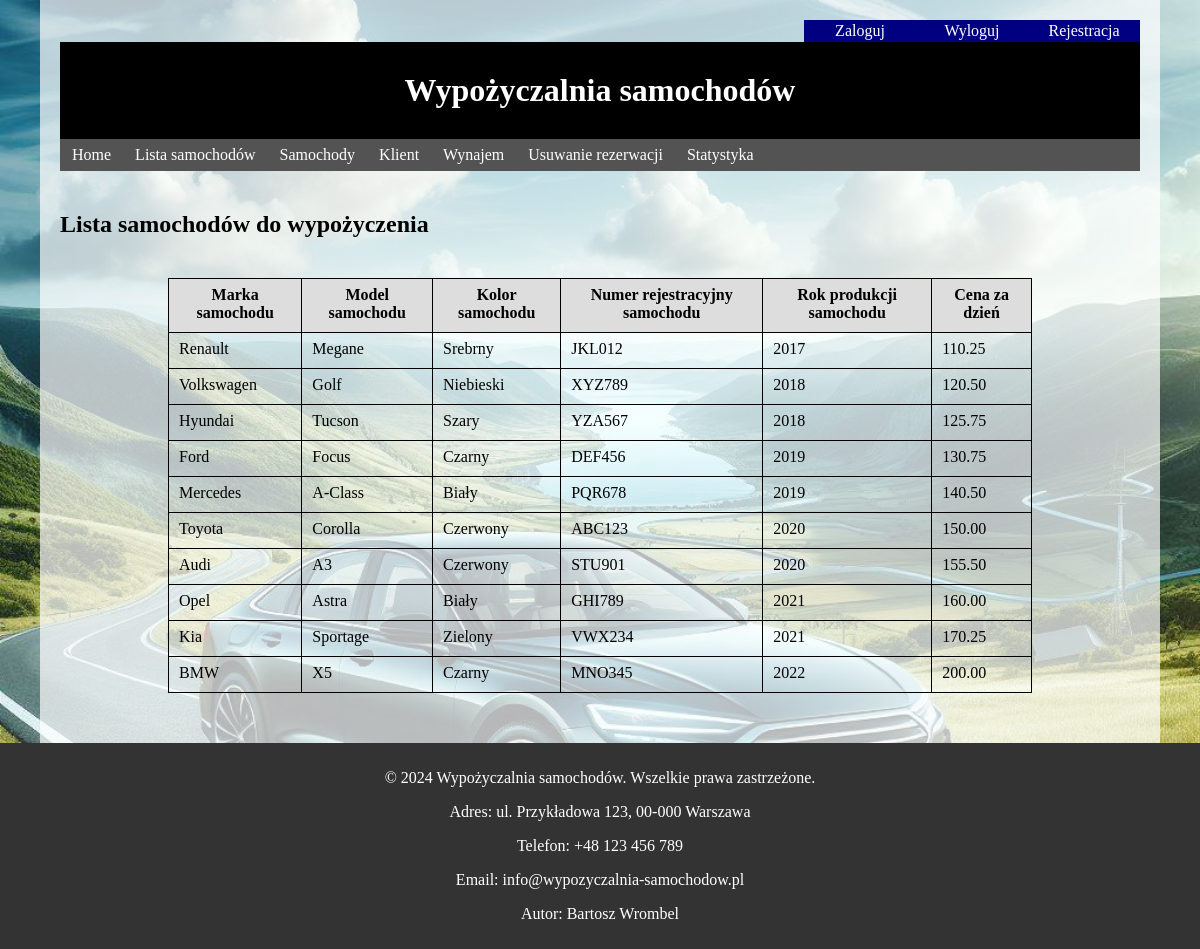
Page /widoki/lista_p.php (signed in) on the committed database.
### tables this page shows
CREATE TABLE `samochod` (
  `id_samochod` int(11) NOT NULL,
  `marka` varchar(100) NOT NULL,
  `model` varchar(100) DEFAULT NULL,
  `kolor` varchar(50) NOT NULL,
  `numer_rejestracyjny` varchar(20) NOT NULL,
  `rok_produkcji` year(4) NOT NULL,
  `cena_za_dzien` decimal(10,2) NOT NULL
);

### skrypty/lista_p_s.php (called while the page is built, shortened)
<?php
require '../baza.php';
$sql1 = 'SELECT marka, model, kolor, numer_rejestracyjny, rok_produkcji, cena_za_dzien
	FROM samochod
	ORDER BY cena_za_dzien';
$zapytanie = $pdo->query($sql1);
$samochody = $zapytanie->fetchAll();

### widoki/lista_p.php (the view, shortened to what this page needs)
<!DOCTYPE html>
<html lang="pl">
<head>
	<link rel="stylesheet" type="text/css" href="../style/style.css" />
</head>
<body>
	<div class="wrapper">
		<a href="rejestruj.php" class="right">Rejestracja</a>
		<a href="wyloguj.php" class="right">Wyloguj</a>
		<a href="login.php" class="right">Zaloguj</a>
		<h1>Wypożyczalnia samochodów</h1>
		<nav>
			<ul>
				<li><a href="../index.php">Home</a></li>
				<li><a href="lista_p.php">Lista samochodów</a></li>
				<li><a href="samochody.php">Samochody</a></li>
				<li><a href="klient.php">Klient</a></li>
				<li><a href="wynajem.php">Wynajem</a></li>
				<li><a href="usuwanie_rezerwacji.php">Usuwanie rezerwacji</a></li>
				<li><a href="statystyka.php">Statystyka</a></li>
			</ul>
		</nav>
		<h2>Lista samochodów do wypożyczenia</h2>
		<table>
			<tr>
				<th>Marka samochodu</th>
				<th>Model samochodu</th>
				<th>Kolor samochodu</th>
				<th>Numer rejestracyjny samochodu</th>
				<th>Rok produkcji samochodu</th>
				<th>Cena za dzień</th>
			</tr>
			<?php
			if (isset($_SESSION['sesja'])) {
				require('../skrypty/lista_p_s.php');
				foreach ($samochody as $samochod => $link) {
			?>
					<tr>
						<td><?= $link['marka'] ?></td>
						<td><?= $link['model'] ?></td>
						<td><?= $link['kolor'] ?></td>
						<td><?= $link['numer_rejestracyjny'] ?></td>
						<td><?= $link['rok_produkcji'] ?></td>
						<td><?= $link['cena_za_dzien'] ?></td>
					</tr>
			<?php
				}
			} else {
				echo '<h2 style="color: red; font-weight: bold;">Proszę się zalogować.</h2>';
			}
			?>
		</table>
	</div>
	<footer>
		<p>&copy; 2024 Wypożyczalnia samochodów. Wszelkie prawa zastrzeżone.</p>
		<p>Adres: ul. Przykładowa 123, 00-000 Warszawa</p>
		<p>Telefon: +48 123 456 789</p>
		<p>Email: info@wypozyczalnia-samochodow.pl</p>
		<p>Autor: Bartosz Wrombel</p>
	</footer>
</body>
</html>

### style/style.css (style rules this page uses)
body { width:100%;margin:0px auto 0px auto;background:white;font-family: calibri,garamond; background: url('../grafika/tlo.jpg') no-repeat center center fixed; -webkit-background-size: cover; -moz-background-size: cover; -o-background-size: cover; background-size: cover; }
.wrapper { width:90%;margin:0px auto 0px auto; padding: 20px;background-color: rgba(255, 255, 255, 0.7); }
h1 { text-align:center;background:black;color:white;width:100%;margin:0px;padding:30px 0px 30px 0px;clear:both; }
h2 { margin-top: 40px; }
table { width:80%;margin: 40px auto 30px auto;border-collapse: collapse; }
th, td { padding: 7px 10px 10px 10px;border: 1px solid black;color:black; }
th { background-color: #DDDDDD; }
ul { list-style-type: none;margin: 0;padding: 0;overflow: hidden;background-color: #535353; }
ul li { float: left; }
a.right { border:0px;display:block;float:right;width:10%;background-color: #000080;color:white;margin:0px;padding:2px;text-decoration:none;text-align:center; }
li a { display: inline-block;color: white;text-align: center;padding: 7px 12px;text-decoration: none; }
.right { width:35%;margin-left: 5%;border:1px solid red;float:left;padding:5% 5% 0% 5%; }
footer { background-color: #333; color: #fff; padding: 10px; text-align: center; }

### rows in the picture
samochod: marka "Renault", model "Megane", kolor "Srebrny", numer_rejestracyjny "JKL012", rok_produkcji "2017", cena_za_dzien "110.25"
samochod: marka "Volkswagen", model "Golf", kolor "Niebieski", numer_rejestracyjny "XYZ789", rok_produkcji "2018", cena_za_dzien "120.50"
samochod: marka "Hyundai", model "Tucson", kolor "Szary", numer_rejestracyjny "YZA567", rok_produkcji "2018", cena_za_dzien "125.75"
samochod: marka "Ford", model "Focus", kolor "Czarny", numer_rejestracyjny "DEF456", rok_produkcji "2019", cena_za_dzien "130.75"
samochod: marka "Mercedes", model "A-Class", kolor "Biały", numer_rejestracyjny "PQR678", rok_produkcji "2019", cena_za_dzien "140.50"
samochod: marka "Toyota", model "Corolla", kolor "Czerwony", numer_rejestracyjny "ABC123", rok_produkcji "2020", cena_za_dzien "150.00"
samochod: marka "Audi", model "A3", kolor "Czerwony", numer_rejestracyjny "STU901", rok_produkcji "2020", cena_za_dzien "155.50"
samochod: marka "Opel", model "Astra", kolor "Biały", numer_rejestracyjny "GHI789", rok_produkcji "2021", cena_za_dzien "160.00"
samochod: marka "Kia", model "Sportage", kolor "Zielony", numer_rejestracyjny "VWX234", rok_produkcji "2021", cena_za_dzien "170.25"
samochod: marka "BMW", model "X5", kolor "Czarny", numer_rejestracyjny "MNO345", rok_produkcji "2022", cena_za_dzien "200.00"
